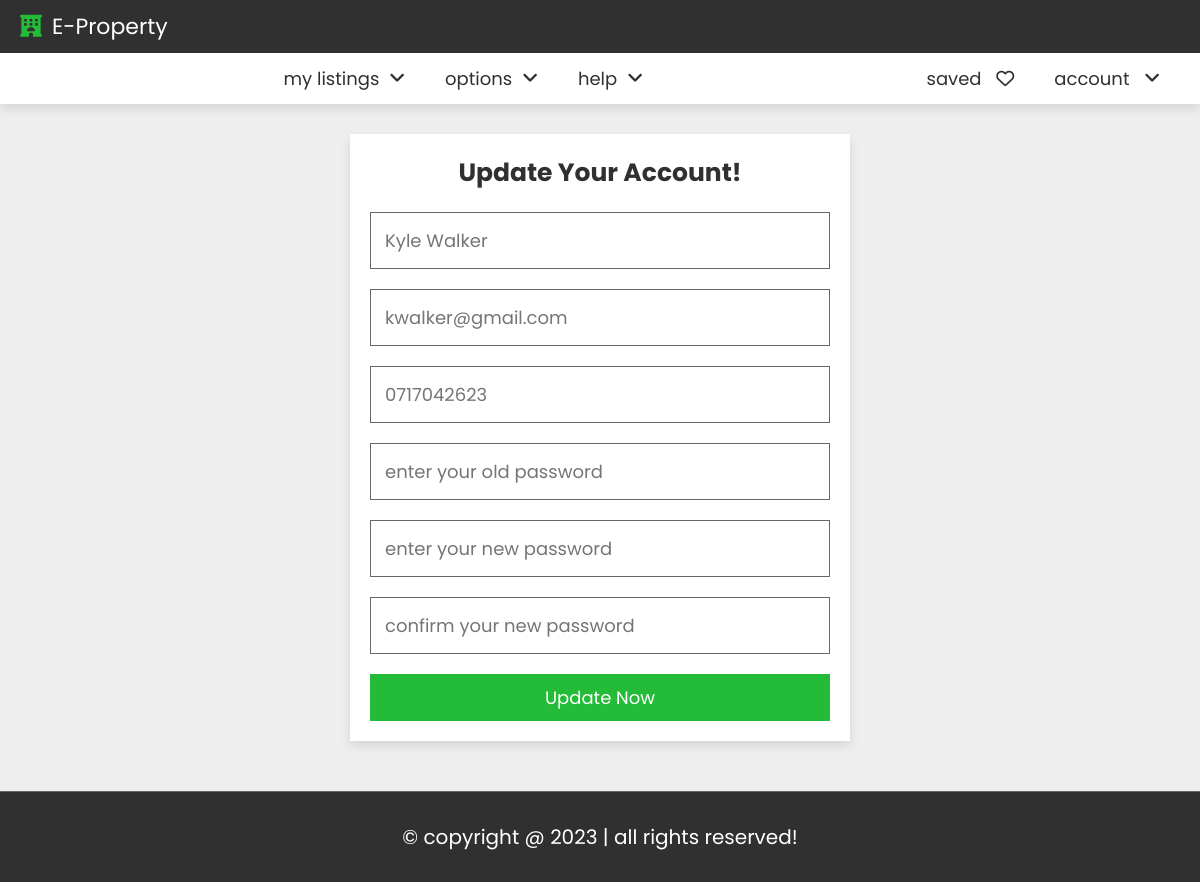
Screenshot of /update.php (signed in) with the database file from the repository.
### tables this page shows
CREATE TABLE `users` (
  `id` varchar(20) NOT NULL,
  `name` varchar(50) NOT NULL,
  `number` varchar(10) NOT NULL,
  `email` varchar(50) NOT NULL,
  `password` varchar(50) NOT NULL
);

### update.php (the view, shortened to what this page needs)
<?php
include 'components/connect.php';
if(isset($_COOKIE['user_id'])){
   $user_id = $_COOKIE['user_id'];
}else{
   $user_id = '';
   header('location:login.php');
}
$select_user = $conn->prepare("SELECT * FROM `users` WHERE id = ? LIMIT 1");
$select_user->execute([$user_id]);
$fetch_user = $select_user->fetch(PDO::FETCH_ASSOC);
?>
<!DOCTYPE html>
<html lang="en">
<head>
   <link rel="stylesheet" href="https://cdnjs.cloudflare.com/ajax/libs/font-awesome/6.2.0/css/all.min.css">
   <link rel="stylesheet" href="css/style.css">
</head>
<body>
<?php include 'components/user_header.php'; ?>
<section class="form-container">
   <form action="" method="post">
      <h3>update your account!</h3>
      <input type="tel" name="name" maxlength="50" placeholder="<?= $fetch_user['name']; ?>" class="box">
      <input type="email" name="email" maxlength="50" placeholder="<?= $fetch_user['email']; ?>" class="box">
      <input type="number" name="number" min="0" max="9999999999" maxlength="10" placeholder="<?= $fetch_user['number']; ?>" class="box">
      <input type="password" name="old_pass" maxlength="20" placeholder="enter your old password" class="box">
      <input type="password" name="new_pass" maxlength="20" placeholder="enter your new password" class="box">
      <input type="password" name="c_pass" maxlength="20" placeholder="confirm your new password" class="box">
      <input type="submit" value="update now" name="submit" class="btn">
   </form>
</section>
<?php include 'components/footer.php'; ?>
</body>
</html>

### css/style.css (style rules this page uses)
:root { --main-color: #23bb37; --light-color: #666; --light-bg: #eee; --white: #fff; --black: #303030; --border: 0.1rem solid var(--light-color); --box-shodow: 0 0.5rem 1rem rgba(0, 0, 0, 0.1); }
* { font-family: "Poppins", sans-serif; margin: 0; padding: 0; box-sizing: border-box; outline: none; border: none; text-decoration: none; }
html { font-size: 62.5%; overflow-x: hidden; scroll-behavior: smooth; scroll-padding-top: 10rem; }
body { background-color: var(--light-bg); }
section { padding: 3rem 2rem; max-width: 1200px; margin: 0 auto; }
.btn, .inline-btn { margin-top: 1rem; padding: 1rem 3rem; background-color: var(--main-color); color: var(--white); cursor: pointer; text-align: center; font-size: 1.8rem; text-transform: capitalize; }
.btn { display: block; width: 100%; }
.form-container form { max-width: 50rem; margin: 0 auto; background-color: var(--white); box-shadow: var(--box-shodow); padding: 2rem; text-align: center; }
.form-container form h3 { padding-bottom: 1rem; font-size: 2.5rem; color: var(--black); text-transform: capitalize; }
.form-container form .box { border: var(--border); padding: 1.4rem; color: var(--black); margin: 1rem 0; width: 100%; font-size: 1.8rem; }

### rows the page displays
users: name "Kyle Walker", email "kwalker@gmail.com", number "0717042623"
